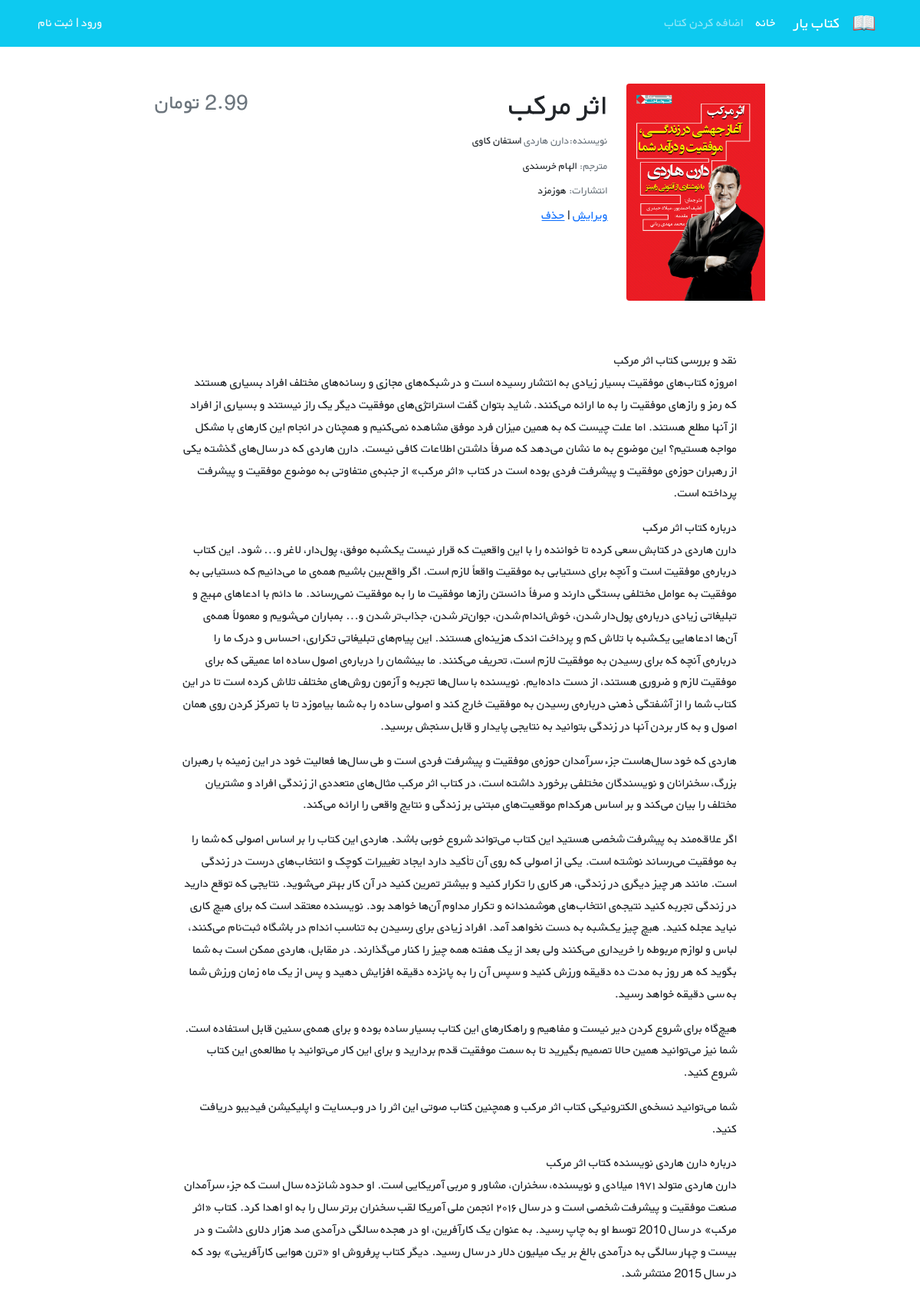
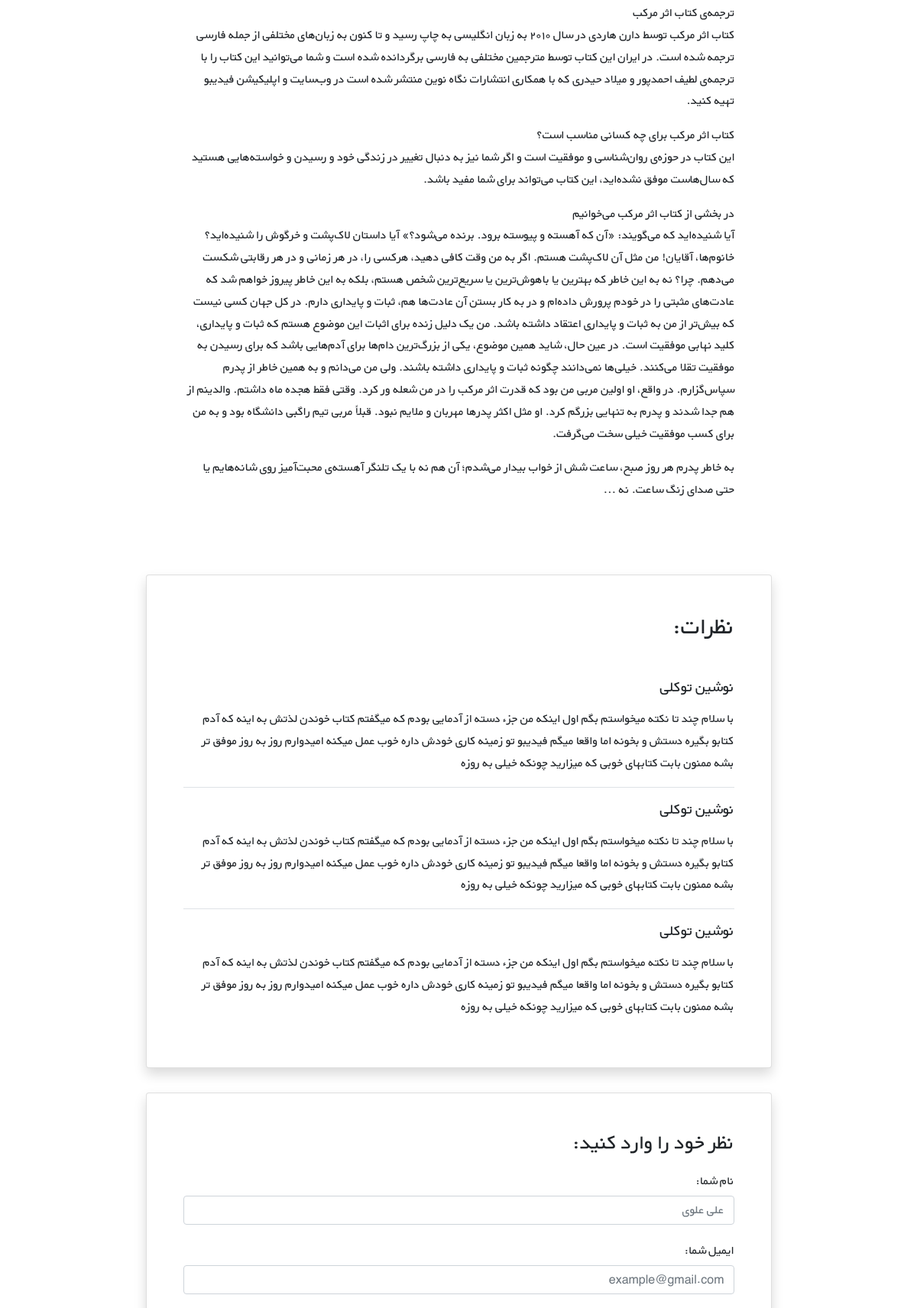
The app's page /books/5/ (upper part) with its own data (2 pictures, top to bottom).
### books/models.py (models this page shows, shortened)
class Book(models.Model):
    title = models.CharField(max_length=200)
    author = models.CharField(max_length=200)
    context = models.TextField()
    price = models.DecimalField(max_digits=5, decimal_places=2)
    cover = models.ImageField(upload_to='covers/', blank=True)

### books/views.py (the view)
# urls.py: path('<int:pk>/', BookDetailView.as_view(), name='book_detail'),
class BookDetailView(generic.DetailView):
    model = Book
    template_name = 'books/book_detail.html'

### books/templates/books/book_detail.html (shortened to what this page needs)
{% extends '_base.html' %}
{% load book_tags %}
{% block content %}
    <div class="container mt-5" dir="rtl">
        <div class="">
            <div class="">
                <div class="d-flex justify-content-center">
                    <div class="row w-sm-75 w-100">
                        <div class="col-xs-12 col-md-3 d-flex justify-content-center">
                            <div>
                                {% if book.cover  %}
                                <img src="{{ book.cover.url }}" class="img-fluid rounded-start" alt="...">
                                     {% else  %}
                                     <img src="media/covers/no cover.jpg">
                                {% endif %}
                            </div>
                        </div>
                        <div class="col-xs-12 col-md-6 text-center text-md-end mt-md-1 mt-4">
                            <h1>{{ book.title}}</h1>
                            <h5 class="small my-1"><span class="text-muted">نویسنده:{{ book.author }} </span>استفان کاوی</h5>
                            <h5 class="small my-1"><span class="text-muted">مترجم: </span>الهام خرسندی</h5>
                            <h5 class="small my-1"><span class="text-muted">انتشارات: </span>هوزمزد</h5>
                            <a href="{% url 'book_update' book.id %}">ویرایش</a>
                            <span>|</span>
                            <a href="{% url 'book_delete' book.id %}">حذف</a>
                        </div>
                        <div class="col-xs-12 col-md-3 d-flex flex-column">
                            <h3 class="align-self-center pt-2 text-muted align-self-md-end">
                                {{book.price}} تومان
                            </h3>
                        </div>
                    </div>
                </div>
                <div class="d-flex justify-content-center">
                    <div class="my-3 p-5 w-sm-75 w-100">
                        {{ book.context|linebreaks }}
                    </div>
                </div>
                <div class="d-flex justify-content-center">
                    <div class="card shadow my-3 p-5 w-sm-75 w-100">
                        <h2 class="mb-5">نظرات:</h2>
                        <div class="border-bottom mb-3">
                            <h5 class="mb-3">نوشین توکلی</h5>
                            <p>با سلام چند تا نکته میخواستم بگم اول اینکه من جزء دسته از آدمایی بودم که میگفتم کتاب
                                خوندن لذتش
                                به اینه که آدم کتابو بگیره دستش و بخونه اما واقعا میگم فیدیبو تو زمینه کاری خودش داره
                                خوب عمل
                                میکنه امیدوارم روز به روز موفق تر بشه ممنون بابت کتابهای خوبی که میزارید چونکه خیلی به
                                روزه</p>
                        </div>
                        <div class="border-bottom mb-3">
                            <h5 class="mb-3">نوشین توکلی</h5>
                            <p>با سلام چند تا نکته میخواستم بگم اول اینکه من جزء دسته از آدمایی بودم که میگفتم کتاب
                                خوندن لذتش
                                به اینه که آدم کتابو بگیره دستش و بخونه اما واقعا میگم فیدیبو تو زمینه کاری خودش داره
                                خوب عمل
                                میکنه امیدوارم روز به روز موفق تر بشه ممنون بابت کتابهای خوبی که میزارید چونکه خیلی به
                                روزه</p>
                        </div>
                        <div>
                            <h5 class="mb-3">نوشین توکلی</h5>
                            <p>با سلام چند تا نکته میخواستم بگم اول اینکه من جزء دسته از آدمایی بودم که میگفتم کتاب
                                خوندن لذتش
                                به اینه که آدم کتابو بگیره دستش و بخونه اما واقعا میگم فیدیبو تو زمینه کاری خودش داره
                                خوب عمل
                                میکنه امیدوارم روز به روز موفق تر بشه ممنون بابت کتابهای خوبی که میزارید چونکه خیلی به
                                روزه</p>
                        </div>
                    </div>
                </div>
                <div class="d-flex justify-content-center">
                    <div class="card shadow my-3 p-5 w-sm-75 w-100">
                        <h3>نظر خود را وارد کنید:</h3>
                        <form method="POST">
                            <div class="form-group py-2">
                                <label class="py-1" for="author_name">نام شما:</label>
                                <input type="text" class="form-control" placeholder="علی علوی" name="author_name">
                            </div>
                            <div class="form-group py-2">
                                <label class="py-1" for="email">ایمیل شما:</label>
                                <input type="email" class="form-control" placeholder="example@gmail.com" name="email">
                            </div>
                            <div class="form-group py-2">
                            </div>
                        </form>
                    </div>
                </div>
            </div>
        </div>
    </div>
{% endblock %}

### static/css/style.css (style rules this page uses)
* { font-family: 'BYekan', sans-serif; line-height: 1.8rem; }
@media (min-width: 576px) { .w-sm-75 { width: 75%!important; } }

### records on screen
Book: cover (picture), title "اثر مرکب", author "دارن هاردی", context "نقد و بررسی کتاب اثر مرکب امروزه کتاب‌های موفقیت بسیار زیادی به انتشار رسیده است و در شبکه‌های مجازی و رسانه‌های مختلف افراد بسیاری هستند که رمز و رازهای موفقیت را به ما ارائه می‌کنند. شاید بتوان گفت استراتژی‌های موفقیت دیگر یک راز نیستند و بسیاری از افراد از آنها مطلع هستند. اما علت چیست که به همین میزان فرد موفق مشاهده نمی‌کنیم و همچنان در انجام این کارهای با مشکل مواجه هستیم؟ این موضوع به ما نشان می‌دهد که صرفاً داشتن اطلاعات کافی نیست. دارن هاردی که در سال‌های گذشته یکی از رهبران حوزه‌ی موفقیت و پیشرفت فردی بوده است در کتاب «اثر مرکب» از جنبه‌ی متفاوتی به موضوع موفقیت و پیشرفت پرداخته است. درباره کتاب اثر مرکب دارن هاردی در کتابش سعی کرده تا خواننده را با این واقعیت که قرار نیست یک‌شبه…"
